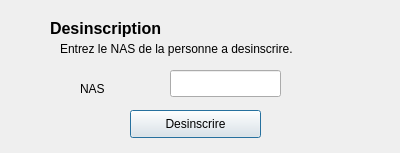
<?xml version="1.0" encoding="UTF-8"?>
<ui version="4.0">
 <class>desinscriptionInterfaceClass</class>
 <widget class="QDialog" name="desinscriptionInterfaceClass">
  <property name="geometry">
   <rect>
    <x>0</x>
    <y>0</y>
    <width>400</width>
    <height>153</height>
   </rect>
  </property>
  <property name="windowTitle">
   <string>desinscriptionInterface</string>
  </property>
  <widget class="QLabel" name="label_10">
   <property name="geometry">
    <rect>
     <x>50</x>
     <y>20</y>
     <width>121</width>
     <height>17</height>
    </rect>
   </property>
   <property name="font">
    <font>
     <pointsize>12</pointsize>
     <weight>75</weight>
     <bold>true</bold>
    </font>
   </property>
   <property name="text">
    <string>Desinscription</string>
   </property>
  </widget>
  <widget class="QLabel" name="label_2">
   <property name="geometry">
    <rect>
     <x>80</x>
     <y>80</y>
     <width>53</width>
     <height>17</height>
    </rect>
   </property>
   <property name="text">
    <string>NAS</string>
   </property>
  </widget>
  <widget class="QLineEdit" name="nas">
   <property name="geometry">
    <rect>
     <x>170</x>
     <y>70</y>
     <width>111</width>
     <height>27</height>
    </rect>
   </property>
   <property name="inputMethodHints">
    <set>Qt::ImhNone</set>
   </property>
   <property name="inputMask">
    <string/>
   </property>
   <property name="text">
    <string/>
   </property>
   <property name="maxLength">
    <number>11</number>
   </property>
  </widget>
  <widget class="QPushButton" name="desinscrire">
   <property name="geometry">
    <rect>
     <x>130</x>
     <y>110</y>
     <width>131</width>
     <height>28</height>
    </rect>
   </property>
   <property name="text">
    <string>Desinscrire</string>
   </property>
  </widget>
  <widget class="QLabel" name="label">
   <property name="geometry">
    <rect>
     <x>60</x>
     <y>40</y>
     <width>251</width>
     <height>17</height>
    </rect>
   </property>
   <property name="text">
    <string>Entrez le NAS de la personne a desinscrire.</string>
   </property>
  </widget>
 </widget>
 <layoutdefault spacing="6" margin="11"/>
 <resources/>
 <connections>
  <connection>
   <sender>desinscrire</sender>
   <signal>clicked()</signal>
   <receiver>desinscriptionInterfaceClass</receiver>
   <slot>validerDesinscription()</slot>
   <hints>
    <hint type="sourcelabel">
     <x>195</x>
     <y>123</y>
    </hint>
    <hint type="destinationlabel">
     <x>199</x>
     <y>76</y>
    </hint>
   </hints>
  </connection>
 </connections>
 <slots>
  <slot>validerDesinscription()</slot>
 </slots>
</ui>
